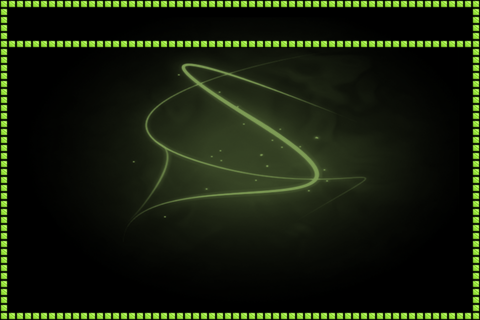

Rendered tile map (Tiled .tmx) drawn with the repository's tilesets; below, a short description and the map source with its tile grids summarised:
An orthogonal 60x40 tile map with 8x8 px tiles, 2 tile layers (Back, Front), 2 tilesets.

<map version="1.0" orientation="orthogonal" width="60" height="40" tilewidth="8" tileheight="8">
 <tileset firstgid="1" name="Borders" tilewidth="8" tileheight="8">
  <image source="cbox-borders_x8.png" trans="ff00ff" width="56" height="8" />
 </tileset>
 <tileset firstgid="8" name="BG" tilewidth="160" tileheight="160">
  <image source="arena.png" trans="ff00ff" width="480" height="320" />
 </tileset>
 <layer name="Back" width="60" height="40">
  <data>[2400 cells, 6 non-empty, 6 distinct tile ids]</data>
 </layer>
 <layer name="Front" width="60" height="40">
  <data>[2400 cells, 254 non-empty, 1 distinct tile ids]</data>
 </layer>
</map>
